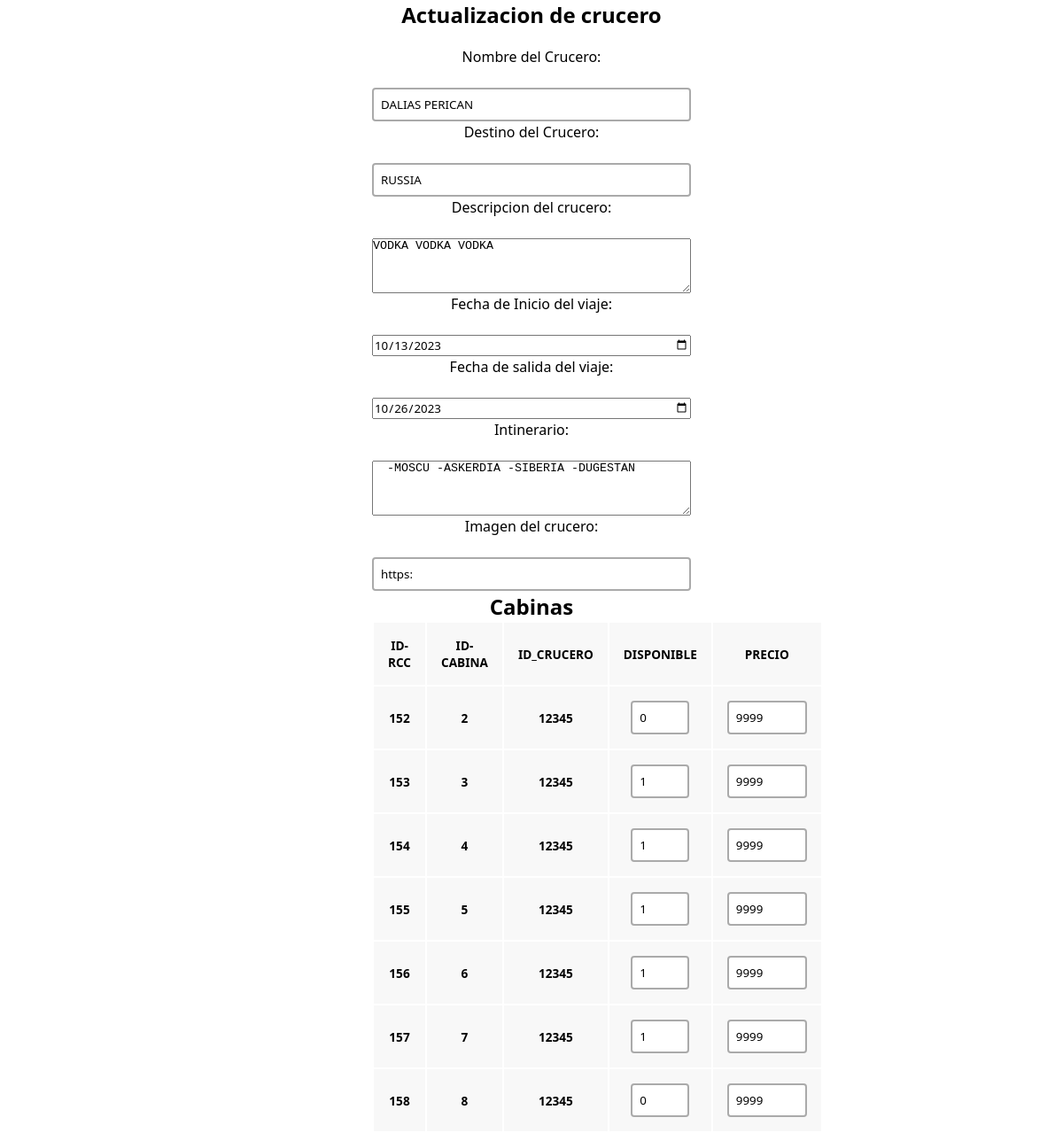
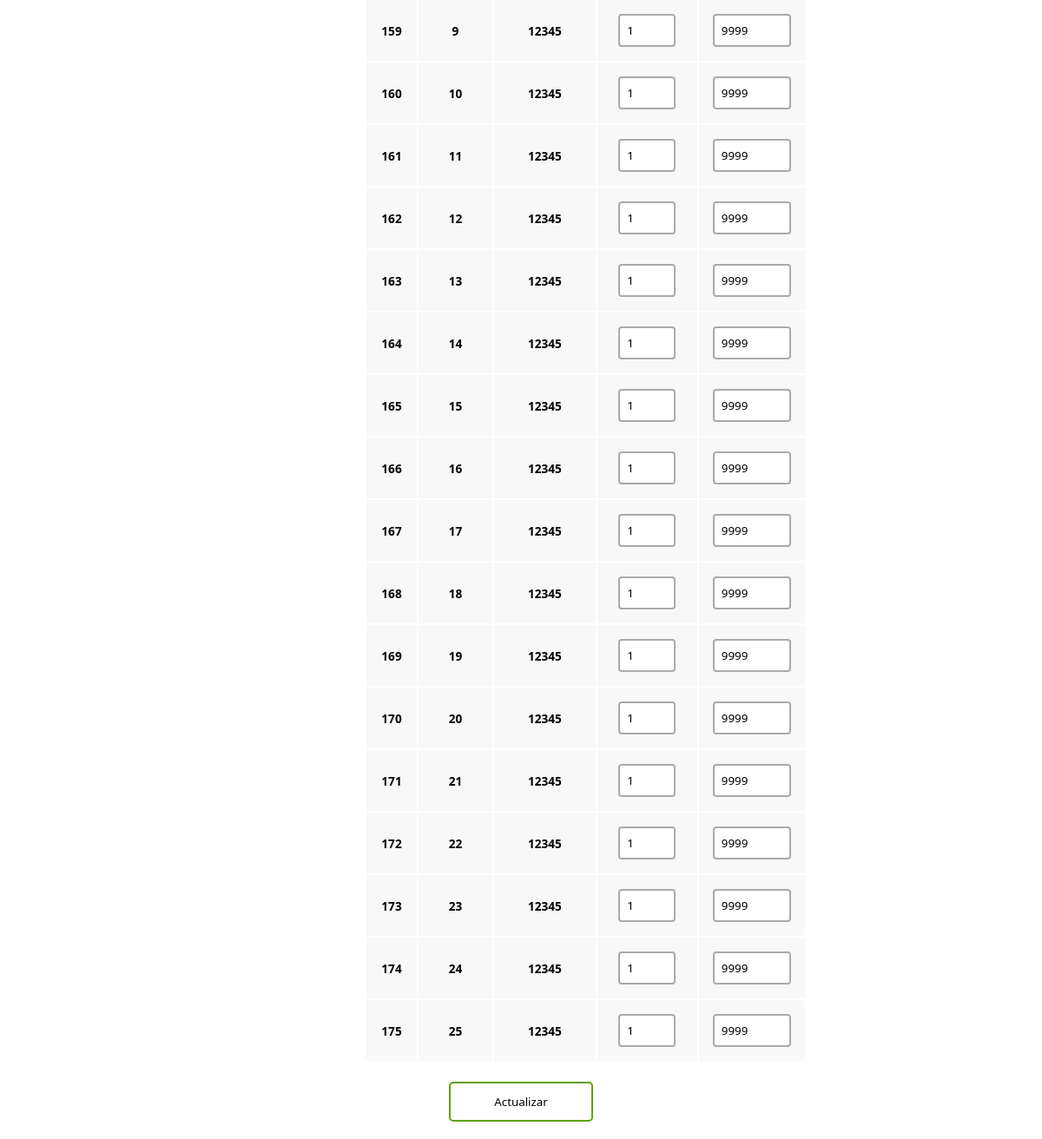
Page /update.php?id_crucero=12345 on the committed database (2 pictures, top to bottom).
### tables this page shows
CREATE TABLE `crucero` (
  `id_crucero` int(11) NOT NULL,
  `destino_crucero` varchar(50) NOT NULL,
  `fechainicio_crucero` varchar(10) NOT NULL,
  `fechacierre_crucero` varchar(10) NOT NULL,
  `barco_crucero` varchar(30) NOT NULL,
  `descripcion_crucero` varchar(100) NOT NULL,
  `itinerario_crucero` varchar(150) NOT NULL,
  `refimagen_crucero` varchar(150) NOT NULL
);

CREATE TABLE `cabina_crucero` (
  `id_rcc` int(3) NOT NULL,
  `id_cabina` int(3) NOT NULL,
  `id_crucero` int(11) NOT NULL,
  `disponible_rcc` int(1) NOT NULL,
  `precio_rcc` int(10) NOT NULL
);

### update.php (the view, shortened to what this page needs)
<?php
$con = connection();
$id=$_GET['id_crucero'];
    $sql="SELECT * FROM CRUCERO WHERE id_crucero='$id'";
    $query=mysqli_query($con, $sql);
    $row=mysqli_fetch_array($query);
    $sql1 = "SELECT * FROM CABINA_CRUCERO WHERE id_crucero =
    (SELECT id_crucero FROM CRUCERO WHERE id_crucero = '$id')";
    $query1 = mysqli_query($con, $sql1);
?>
<!DOCTYPE html>
<html lang="en">
    <head>
        <link href="admin-styles.css" rel="stylesheet">
    </head>
    <body>
        <h2 class="titulo"> Actualizacion de crucero</h2>
        <div class="users-form">
            <form action="edit_cruceros.php" method="POST">
                <p>Nombre del Crucero:</p>
                <br> <input type="text" id="nombreBarco" name="nombreBarco" placeholder="nombre Barco" value="<?= $row['barco_crucero']?>">
                <p>Destino del Crucero:</p>
                <br> <input type="text" id="destinoBarco" name="destinoBarco" placeholder="destino" required value="<?= $row['destino_crucero']?>">
                <p>Descripcion del crucero:</p>
                <br> <textarea id="descripcionCorta" name="descripcionCorta" placeholder="descripcion" rows="4" cols="50" required><?= $row['descripcion_crucero']?></textarea>
                <p>Fecha de Inicio del viaje:</p>
                <br> <input type="date" id="fechaInicio" name="fechaInicio" placeholder="fechainicio"  value="<?= $row['fechainicio_crucero']?>">
                <p>Fecha de salida del viaje:</p>
                <br><input type="date" id="fechaSalida" name="fechaSalida" placeholder="fechaSalida" value="<?= $row['fechacierre_crucero']?>">
                <p>Intinerario:</p>
                <br> <textarea id="itinerario" name="itinerario" rows="4" placeholder="intinerario" cols="50"> <?= $row['itinerario_crucero']?> </textarea>
                <p>Imagen del crucero:</p>
                <br><input type="text" id="imagenBarco" placeholder="imagen" name="imagenBarco" value="<?= $row['refimagen_crucero']?>">
<div class="users-table">
        <h2>Cabinas</h2>
        <table >
            <thead>
                <tr>
                    <th>ID-RCC</th>
                    <th>ID-CABINA</th>
                    <th>ID_CRUCERO</th>
                    <th>DISPONIBLE</th>
                    <th>PRECIO</th>
                </tr>
            </thead>
            <tbody>
                <?php while ($row1  = mysqli_fetch_array($query1)): ?>
                    <tr>
                        <th><input type ="hidden" id = "id_rcc[]" name ="id_rcc[]" value ="<?= $row1 ['id_rcc'] ?> "><?= $row1 ['id_rcc'] ?></th>
                        <th><input type ="hidden" id = "id_cabina[]" name="id_cabina[]" value= "<?= $row1 ['id_cabina'] ?>"><?= $row1 ['id_cabina'] ?></th>
                        <th><input type ="hidden" id = "id_crucero[]" name="id_crucero[]" value = "<?= $row1 ['id_crucero'] ?>" ><?= $row1 ['id_crucero'] ?></th>
                        <th><input type="text"  size="1" id="disponible_cabina[]" name="disponible_cabina[]" placeholder="disponible_cabina" value ="<?= $row1['disponible_rcc'] ?>"></th>
                        <th><input type="text" size="4" id="precio_cabina[]" name="precio_cabina[]" placeholder="precio_cabina" value ="<?= $row1 ['precio_rcc'] ?>"></th>
                    </tr>
                <?php endwhile; ?>
            </tbody>
        </table>
        <br>
        <input type="submit" value="Actualizar">
</div>
</div>
    </body>
</html>

### admin-styles.css (style rules this page uses)
* { box-sizing: border-box; margin: 0; padding: 0; }
html { font-family: 'Segoe UI', sans-serif; text-align: center; }
.users-form form { display: flex; flex-direction: column; gap: 1px; width: 30%; margin: 20px auto; text-align: center; }
.users-form form input { font-family: 'Segoe UI', sans-serif; }
.users-form form input[type=text], .users-form form input[type=password], .users-form form input[type=email] { padding: 8px; border:2px solid #aaa; border-radius:4px; outline:none; transition:.3s; }
.users-form form input[type=submit] { border: none; padding: 12px 50px; text-decoration: none; transition-duration: 0.4s; cursor: pointer; border-radius: 5px; background-color: white; color: black; border: 2px solid #60a100; }
table tr { background-color: #f8f8f8; border: 1px solid #ddd; padding: 4px; }
table th { padding: 16px; text-align: center; font-size: .85em; }

### rows in the picture
crucero: nombreBarco "DALIAS PERICAN", destinoBarco "RUSSIA", descripcionCorta "VODKA VODKA VODKA", fechaInicio "10/13/2023", fechaSalida "10/26/2023", itinerario "-MOSCU -ASKERDIA -SIBERIA -DUGESTAN", imagenBarco "https:"
cabina_crucero: id_rcc "152", id_cabina "2", id_crucero "12345", disponible_rcc "0", precio_rcc "9999"
cabina_crucero: id_rcc "153", id_cabina "3", id_crucero "12345", disponible_rcc "1", precio_rcc "9999"
cabina_crucero: id_rcc "154", id_cabina "4", id_crucero "12345", disponible_rcc "1", precio_rcc "9999"
cabina_crucero: id_rcc "155", id_cabina "5", id_crucero "12345", disponible_rcc "1", precio_rcc "9999"
cabina_crucero: id_rcc "156", id_cabina "6", id_crucero "12345", disponible_rcc "1", precio_rcc "9999"
cabina_crucero: id_rcc "157", id_cabina "7", id_crucero "12345", disponible_rcc "1", precio_rcc "9999"
cabina_crucero: id_rcc "158", id_cabina "8", id_crucero "12345", disponible_rcc "0", precio_rcc "9999"
cabina_crucero: id_rcc "159", id_cabina "9", id_crucero "12345", disponible_rcc "1", precio_rcc "9999"
cabina_crucero: id_rcc "160", id_cabina "10", id_crucero "12345", disponible_rcc "1", precio_rcc "9999"
cabina_crucero: id_rcc "161", id_cabina "11", id_crucero "12345", disponible_rcc "1", precio_rcc "9999"
cabina_crucero: id_rcc "162", id_cabina "12", id_crucero "12345", disponible_rcc "1", precio_rcc "9999"
cabina_crucero: id_rcc "163", id_cabina "13", id_crucero "12345", disponible_rcc "1", precio_rcc "9999"
cabina_crucero: id_rcc "164", id_cabina "14", id_crucero "12345", disponible_rcc "1", precio_rcc "9999"
cabina_crucero: id_rcc "165", id_cabina "15", id_crucero "12345", disponible_rcc "1", precio_rcc "9999"
cabina_crucero: id_rcc "166", id_cabina "16", id_crucero "12345", disponible_rcc "1", precio_rcc "9999"
cabina_crucero: id_rcc "167", id_cabina "17", id_crucero "12345", disponible_rcc "1", precio_rcc "9999"
cabina_crucero: id_rcc "168", id_cabina "18", id_crucero "12345", disponible_rcc "1", precio_rcc "9999"
cabina_crucero: id_rcc "169", id_cabina "19", id_crucero "12345", disponible_rcc "1", precio_rcc "9999"
cabina_crucero: id_rcc "170", id_cabina "20", id_crucero "12345", disponible_rcc "1", precio_rcc "9999"
cabina_crucero: id_rcc "171", id_cabina "21", id_crucero "12345", disponible_rcc "1", precio_rcc "9999"
cabina_crucero: id_rcc "172", id_cabina "22", id_crucero "12345", disponible_rcc "1", precio_rcc "9999"
cabina_crucero: id_rcc "173", id_cabina "23", id_crucero "12345", disponible_rcc "1", precio_rcc "9999"
cabina_crucero: id_rcc "174", id_cabina "24", id_crucero "12345", disponible_rcc "1", precio_rcc "9999"
cabina_crucero: id_rcc "175", id_cabina "25", id_crucero "12345", disponible_rcc "1", precio_rcc "9999"
